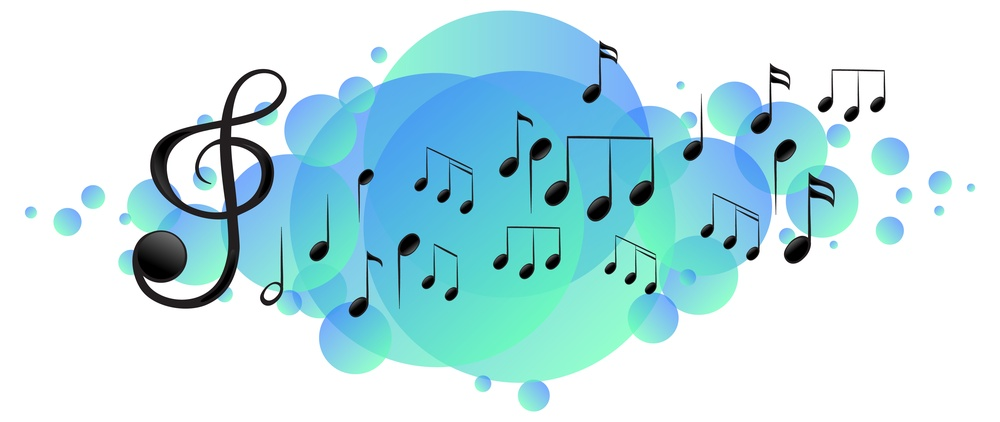
#> input picture streamlit/w24b_7fwr_210519.jpg, 1000 x 422 px, shrunk from 7636 x 3223 before the run
$ python -i backend.py   (imports and definitions only)
#> lines starting #> are read from the running program, lines starting #| are printed output that depends on the picture
import pandas as pd
import matplotlib.pyplot as plt

def load_data():
    data = pd.read_csv("../Data/clean_data_tracks_by_artists_genres.csv")

    return data

def load_data_plot():
    data_plot=pd.read_csv("../Data/data_model.csv")

    return data_plot


def get_summary(data):

    #Data Frame with artists who are the most popular by gender and have the most popular song also by gender
    group_data=data.groupby("genre")
    genre=[]
    artist_popularity=[]
    song_popularity=[]
    for item in group_data:
        genre.append(item[0])
        artist_popularity.append(max(item[1]["artist_popularity"]))
        song_popularity.append(max(item[1]["song_popularity"]))

    the_populars=pd.DataFrame({"genre":genre,"artist_popularity":artist_popularity,"song_popularity":song_popularity})

    populars=pd.merge(the_populars, data, on=["genre","artist_popularity","song_popularity"])
    populars=populars.drop(["artist_id","song_id","album_month_release","album_day_release"], axis=1)

    #Data Frame with most popular song by gender, tie is not resolve. I want to show songs
    group_gender_artists_song=data.groupby(["genre"]).agg({"song_popularity": "max"}).reset_index()
    popular_song=pd.merge(group_gender_artists_song, data, on=["genre","song_popularity"])
    popular_song=popular_song[["genre","song_name","song_popularity","artist_name","song_artists","album_name","album_year_release","song_duration_min"]]


    #Data Frame, most popularity artist by gender. if tie, for popularity, the artists with max. artist_n_followers was choosen
    group_gender_artists=data.groupby(["genre"]).agg({"artist_popularity": "max"}).reset_index()

    df_group_gender_artists=pd.merge(group_gender_artists, data, on=["genre","artist_popularity"]).drop_duplicates(subset="artist_id")
    groups_followers=df_group_gender_artists.groupby("genre").agg({"artist_n_followers": "max"}).reset_index()

    max_artists_popularity_gender=pd.merge(df_group_gender_artists, groups_followers, on=["genre","artist_n_followers"])
    max_artists_gender=max_artists_popularity_gender[["genre","artist_name","artist_popularity","artist_n_followers"]]

    return populars, popular_song, max_artists_gender

def plot_tracks(data_plot):

    fig=plt.figure(figsize=(9,15))

    fig_one=fig.add_subplot(3,1,1)
    plt.title("Amount artists per gender by years")
    plt.xlabel("Year")
    plt.ylabel("Genre")
    fig_one.scatter(data_plot.album_year_release, data_plot.genre, data_plot.amount_artists)

    fig_two=fig.add_subplot(3,1,2)
    plt.title("Amount songs per gender by years")
    plt.xlabel("Year")
    plt.ylabel("Genre")
    fig_two.scatter(data_plot.album_year_release, data_plot.genre, data_plot.amount_songs)

    fig_three= fig.add_subplot(3,1,3)
    plt.title("AVG Songs Popularity per gender")
    plt.xlabel("Song popularity")
    plt.ylabel("Genre")
    fig_three.scatter(data_plot.avg_song_popularity, data_plot.genre)


    return plt

>>> import cv2
>>> picture = cv2.imread('w24b_7fwr_210519.jpg', cv2.IMREAD_GRAYSCALE)
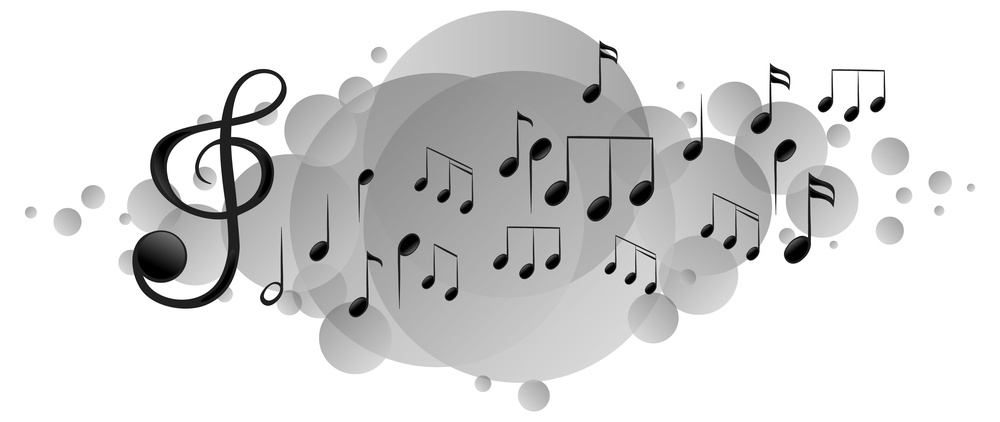
#> picture: shape (422, 1000); min 0, max 255, mean 216.9
#> (the run stopped early here; a loop or call above may not have finished)
